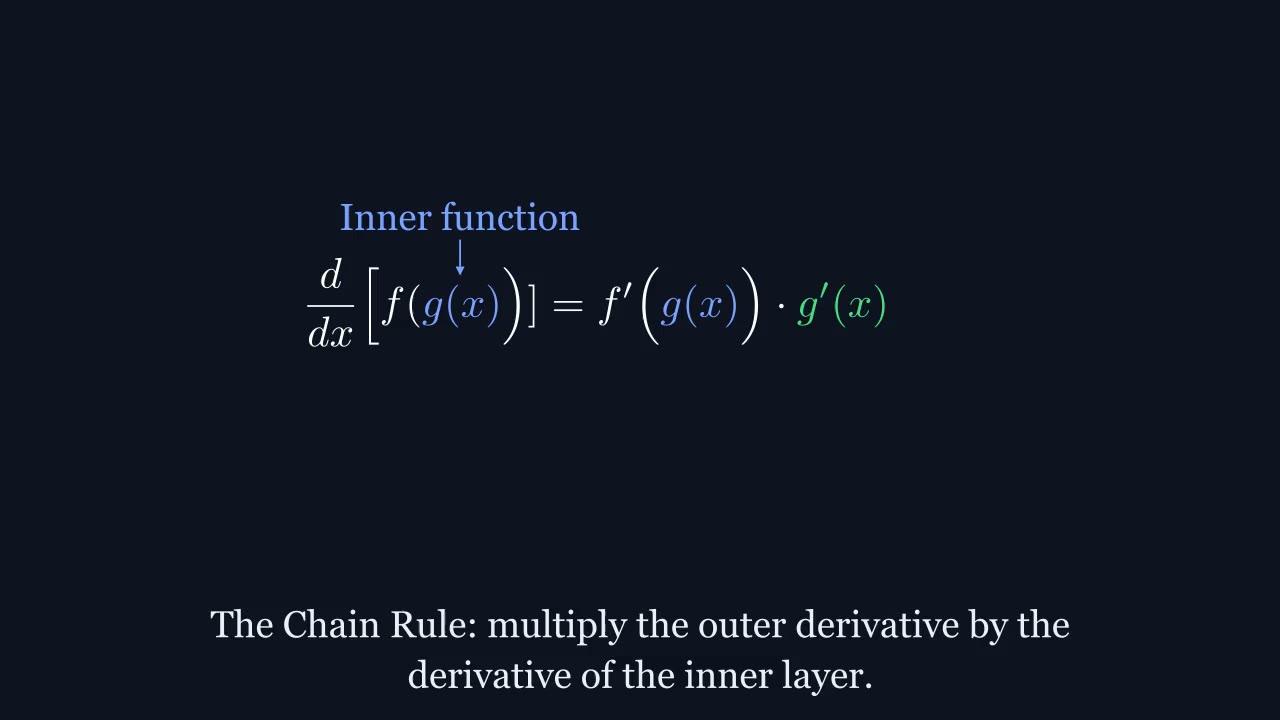

Here is the Python script that generated this plot:
from manim import *
from progresso_manim import *

class ExplainerScene(ProgressoScene):
    def construct(self):
        # ---------------------------------------------------------
        # Scene 1 (12 s)
        # ---------------------------------------------------------
        self.caption("Differentiating sin(x²): it feels natural to just write cos(x²). But is that complete?")
        
        eq1 = MathTex(r"\frac{d}{dx} \sin(x^2) = \cos(x^2)", font_size=48)
        scene1_grp = VGroup(eq1)
        fit(scene1_grp)
        scene1_grp.move_to(CONTENT_CENTER)

        self.play(Write(eq1), run_time=2.5)
        self.wait(1.5)

        cross = Cross(eq1, stroke_color=WRONG, stroke_width=6)
        q_mark = Text("?", font_size=48, color=WRONG).next_to(cross, UP, buff=0.2)
        
        self.play(Create(cross), FadeIn(q_mark, shift=UP * 0.2), run_time=2.0)
        self.wait(6.0)

        # ---------------------------------------------------------
        # Scene 2 (15 s)
        # ---------------------------------------------------------
        self.clear_content()
        self.caption("When x changes slightly, x² changes by 2x times as much! That is the inner speed.")

        # Top level track (x level)
        line1 = Line(LEFT * 3, RIGHT * 3, color=MUTED)
        label1 = Text("x level:", font_size=32, color=WHITE).next_to(line1, LEFT, buff=0.3)
        dot1_a = Dot(line1.point_from_proportion(0.3), color=ACCENT)
        dot1_b = Dot(line1.point_from_proportion(0.42), color=ACCENT)
        step1 = DoubleArrow(dot1_a.get_center(), dot1_b.get_center(), color=ACCENT, buff=0, tip_length=0.12)
        label_step1 = MathTex(r"\Delta x", color=ACCENT, font_size=36).next_to(step1, UP, buff=0.1)

        top_grp = VGroup(label1, line1, dot1_a, dot1_b, step1, label_step1)

        # Bottom level track (x^2 level)
        line2 = Line(LEFT * 3, RIGHT * 3, color=MUTED)
        label2 = Text("x² level:", font_size=32, color=WHITE).next_to(line2, LEFT, buff=0.3)
        dot2_a = Dot(line2.point_from_proportion(0.3), color=HILITE)
        dot2_b = Dot(line2.point_from_proportion(0.85), color=HILITE)
        step2 = DoubleArrow(dot2_a.get_center(), dot2_b.get_center(), color=HILITE, buff=0, tip_length=0.12)
        label_step2 = MathTex(r"\Delta (x^2) \approx 2x \cdot \Delta x", color=HILITE, font_size=36).next_to(step2, DOWN, buff=0.15)

        bot_grp = VGroup(label2, line2, dot2_a, dot2_b, step2, label_step2)

        scene2_grp = VGroup(top_grp, bot_grp).arrange(DOWN, buff=1.2)
        fit(scene2_grp)
        scene2_grp.move_to(CONTENT_CENTER)

        self.play(FadeIn(line1), FadeIn(label1), FadeIn(line2), FadeIn(label2), run_time=2.0)
        self.play(
            Create(dot1_a), Create(dot1_b), GrowFromCenter(step1), Write(label_step1),
            run_time=2.5
        )
        self.play(
            Create(dot2_a), Create(dot2_b), GrowFromCenter(step2), Write(label_step2),
            run_time=3.5
        )
        self.wait(7.0)

        # ---------------------------------------------------------
        # Scene 3 (16 s)
        # ---------------------------------------------------------
        self.clear_content()
        self.caption("Think of nested functions as linked gears: total speed is outer speed times inner speed.")

        def make_gear(radius, num_teeth, color):
            circle = Circle(radius=radius, color=color, stroke_width=3)
            teeth = VGroup()
            for i in range(num_teeth):
                angle = i * (2 * PI / num_teeth)
                tooth = Square(side_length=radius * 0.22, color=color, fill_opacity=0.3)
                tooth.move_to(circle.point_at_angle(angle))
                tooth.rotate(angle)
                teeth.add(tooth)
            spokes = VGroup(
                Line(circle.point_at_angle(0), circle.point_at_angle(PI), color=color, stroke_width=2),
                Line(circle.point_at_angle(PI/2), circle.point_at_angle(3*PI/2), color=color, stroke_width=2)
            )
            return VGroup(circle, teeth, spokes)

        gear_inner = make_gear(0.8, 8, ACCENT)
        gear_outer = make_gear(1.3, 13, PURPLE)

        lbl_inner = Text("Inner layer (x²)", font_size=30, color=ACCENT).next_to(gear_inner, DOWN, buff=0.2)
        lbl_outer = Text("Outer layer (sin)", font_size=30, color=PURPLE).next_to(gear_outer, DOWN, buff=0.2)

        inner_pack = VGroup(gear_inner, lbl_inner)
        outer_pack = VGroup(gear_outer, lbl_outer)
        gears_row = VGroup(inner_pack, outer_pack).arrange(RIGHT, buff=0.8)

        formula_gear = MathTex(
            r"\text{Total Speed}", r"=", r"\text{Outer Speed}", r"\times", r"\text{Inner Speed}",
            font_size=40
        )
        formula_gear[0].set_color(HILITE)
        formula_gear[2].set_color(PURPLE)
        formula_gear[4].set_color(ACCENT)

        scene3_grp = VGroup(gears_row, formula_gear).arrange(DOWN, buff=0.6)
        fit(scene3_grp)
        scene3_grp.move_to(CONTENT_CENTER)

        self.play(FadeIn(gears_row), run_time=2.0)
        self.play(Write(formula_gear), run_time=2.0)
        self.play(
            Rotate(gear_inner, angle=2 * PI, run_time=6.0, rate_func=linear),
            Rotate(gear_outer, angle=-2 * PI * (0.8 / 1.3), run_time=6.0, rate_func=linear)
        )
        self.wait(6.0)

        # ---------------------------------------------------------
        # Scene 4 (14 s)
        # ---------------------------------------------------------
        self.clear_content()
        self.caption("The Chain Rule: multiply the outer derivative by the derivative of the inner layer.")

        chain_eq = MathTex(
            r"\frac{d}{dx}\Big[ f(", r"g(x)", r"\Big)] = f'\Big(", r"g(x)", r"\Big) \cdot ", r"g'(x)",
            font_size=46
        )
        chain_eq[1].set_color(ACCENT)
        chain_eq[3].set_color(ACCENT)
        chain_eq[5].set_color(CORRECT)

        lbl_inner_rule = Text("Inner function", font_size=30, color=ACCENT).next_to(chain_eq[1], UP, buff=0.6)
        lbl_deriv_rule = Text("Inner derivative", font_size=30, color=CORRECT).next_to(chain_eq[5], DOWN, buff=0.6)

        arr_inner = Arrow(lbl_inner_rule.get_bottom(), chain_eq[1].get_top(), color=ACCENT, buff=0.1, tip_length=0.15)
        arr_deriv = Arrow(lbl_deriv_rule.get_top(), chain_eq[5].get_bottom(), color=CORRECT, buff=0.1, tip_length=0.15)

        scene4_grp = VGroup(chain_eq, lbl_inner_rule, lbl_deriv_rule, arr_inner, arr_deriv)
        fit(scene4_grp)
        scene4_grp.move_to(CONTENT_CENTER)

        self.play(Write(chain_eq), run_time=3.0)
        self.wait(1.0)
        self.play(
            FadeIn(lbl_inner_rule), GrowArrow(arr_inner),
            Indicate(chain_eq[1], color=ACCENT), Indicate(chain_eq[3], color=ACCENT),
            run_time=2.0
        )
        self.wait(1.0)
        self.play(
            FadeIn(lbl_deriv_rule), GrowArrow(arr_deriv),
            Indicate(chain_eq[5], color=CORRECT),
            run_time=2.0
        )
        self.wait(5.0)

        # ---------------------------------------------------------
        # Scene 5 (16 s)
        # ---------------------------------------------------------
        self.clear_content()
        self.caption("First take derivative of sine, then multiply by the derivative of the inner x² part.")

        step1_tex = MathTex(r"\frac{d}{dx} \sin(x^2)", font_size=44)
        step2_tex = MathTex(r"= \cos(x^2) \cdot ", r"\frac{d}{dx}(x^2)", font_size=44)
        step2_tex[1].set_color(HILITE)

        step3_tex = MathTex(r"= 2x \cos(x^2)", font_size=48, color=CORRECT)
        box_step3 = SurroundingRectangle(step3_tex, color=CORRECT, buff=0.15, corner_radius=0.1)
        step3_grp = VGroup(step3_tex, box_step3)

        scene5_grp = VGroup(step1_tex, step2_tex, step3_grp).arrange(DOWN, buff=0.5, aligned_edge=LEFT)
        fit(scene5_grp)
        scene5_grp.move_to(CONTENT_CENTER)

        self.play(Write(step1_tex), run_time=2.0)
        self.wait(1.5)
        self.play(Write(step2_tex), run_time=3.0)
        self.play(Indicate(step2_tex[1], color=HILITE), run_time=1.5)
        self.wait(1.5)
        self.play(Write(step3_tex), Create(box_step3), run_time=2.5)
        self.wait(4.0)

        # ---------------------------------------------------------
        # Scene 6 (12 s)
        # ---------------------------------------------------------
        self.clear_content()
        self.caption("Takeaway: Always identify the inner part and multiply by its derivative!")

        final_eq = MathTex(r"\frac{d}{dx} \sin(", r"x^2", r") = ", r"2x", r" \cos(x^2)", font_size=46)
        final_eq[1].set_color(ACCENT)
        final_eq[3].set_color(CORRECT)

        checkmark = Tex(r"\checkmark", font_size=60, color=CORRECT).next_to(final_eq, RIGHT, buff=0.3)
        top_result = VGroup(final_eq, checkmark)

        inner_note = MathTex(r"\text{Inner layer: } ", r"\frac{d}{dx}(x^2) = 2x", font_size=40)
        inner_note[1].set_color(CORRECT)

        scene6_grp = VGroup(top_result, inner_note).arrange(DOWN, buff=0.8)
        fit(scene6_grp)
        scene6_grp.move_to(CONTENT_CENTER)

        self.play(Write(final_eq), run_time=2.5)
        self.wait(1.0)
        self.play(FadeIn(checkmark, scale=1.5), run_time=1.5)
        self.play(Write(inner_note), run_time=2.0)
        self.play(Indicate(inner_note[1], color=CORRECT), run_time=1.5)
        self.wait(3.5)
